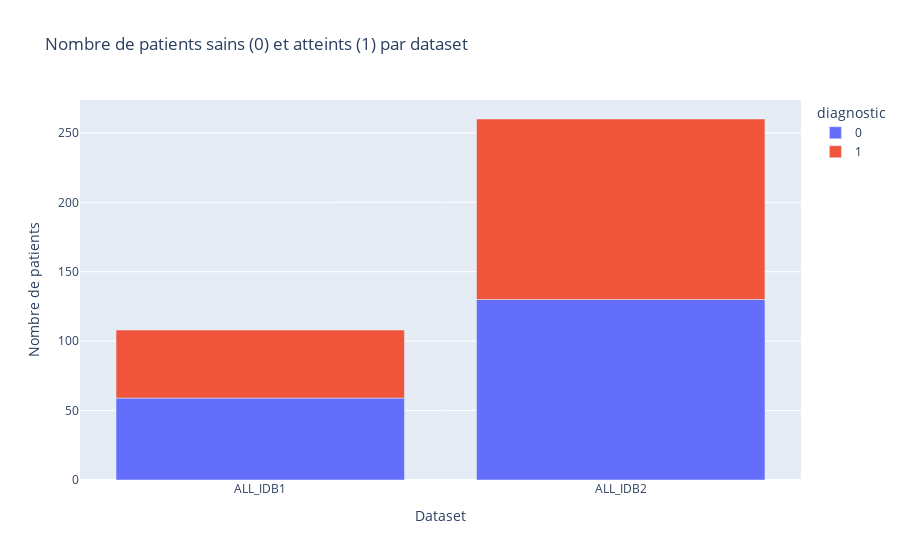

The notebook cell this image was saved under:
### Code cell
import plotly.express as px

# Regrouper les données par dataset et diagnostic, puis compter le nombre de patients
grouped = df.groupby(['dataset', 'diagnostic']).size().reset_index(name='count')

# Créer un graphique interactif en utilisant Plotly Express
fig = px.bar(grouped, x='dataset', y='count', color='diagnostic',
             labels={'dataset': 'Dataset', 'count': 'Nombre de patients'},
             title="Nombre de patients sains (0) et atteints (1) par dataset")
fig.show()

### Figure 1 — Plotly figure (JSON) as saved in the notebook; plotly's stock layout.template omitted (floating-point values rounded to 4 significant figures)
{"data": [{"alignmentgroup": "True", "hovertemplate": "diagnostic=0<br>Dataset=%{x}<br>Nombre de patients=%{y}<extra></extra>", "legendgroup": "0", "marker": {"color": "#636efa", "pattern": {"shape": ""}}, "name": "0", "offsetgroup": "0", "orientation": "v", "showlegend": true, "textposition": "auto", "type": "bar", "x": ["ALL_IDB1", "ALL_IDB2"], "xaxis": "x", "y": [59, 130], "yaxis": "y"}, {"alignmentgroup": "True", "hovertemplate": "diagnostic=1<br>Dataset=%{x}<br>Nombre de patients=%{y}<extra></extra>", "legendgroup": "1", "marker": {"color": "#EF553B", "pattern": {"shape": ""}}, "name": "1", "offsetgroup": "1", "orientation": "v", "showlegend": true, "textposition": "auto", "type": "bar", "x": ["ALL_IDB1", "ALL_IDB2"], "xaxis": "x", "y": [49, 130], "yaxis": "y"}], "layout": {"autosize": true, "barmode": "relative", "legend": {"title": {"text": "diagnostic"}, "tracegroupgap": 0}, "title": {"text": "Nombre de patients sains (0) et atteints (1) par dataset"}, "xaxis": {"anchor": "y", "autorange": true, "domain": [0, 1], "range": [-0.5, 1.5], "title": {"text": "Dataset"}, "type": "category"}, "yaxis": {"anchor": "x", "autorange": true, "domain": [0, 1], "range": [0, 273.7], "title": {"text": "Nombre de patients"}, "type": "linear"}}}
